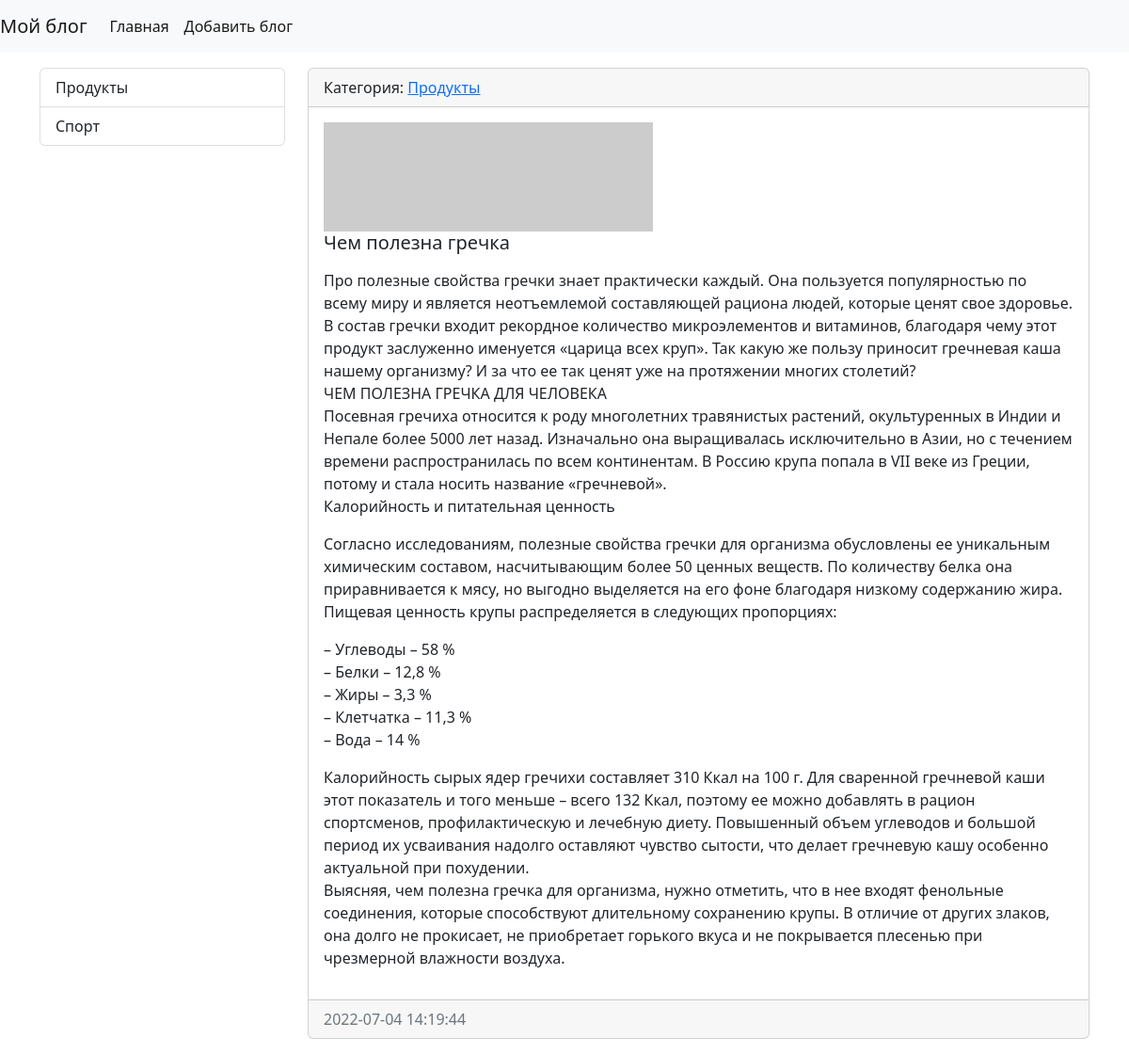
The page /blogs/9/ on the database its author committed.
### cool/models.py (models this page shows, shortened)
class Category(models.Model):
    title = models.CharField(
        max_length=100, db_index=True, verbose_name="Наименование категории"
    )
    def get_absolute_url(self):
        return reverse("category", kwargs={"category_id": self.pk})
    def __str__(self):
        return self.title
    class Meta:
        verbose_name = "Категория"
        verbose_name_plural = "Категории"
        ordering = ["title"]

class Blogs(models.Model):
    title = models.CharField(max_length=100, verbose_name="Наименование")
    content = models.TextField(blank=True, verbose_name="Контент")
    created_at = models.DateTimeField(auto_now_add=True, verbose_name="Создано")
    updated_at = models.DateTimeField(auto_now=True, verbose_name="Обновлено")
    photo = models.ImageField(
        upload_to="photos/%Y/%m/%d/", verbose_name="Фото", blank=True
    )
    is_published = models.BooleanField(default=True, verbose_name="Опубликовано")
    category = models.ForeignKey(
        "Category", on_delete=models.PROTECT, null=True, verbose_name="Категория"
    )
    class Meta:
        verbose_name = "Запись"
        verbose_name_plural = "Записи"
        ordering = ["-created_at"]

### cool/views.py (the view)
# urls.py: path("blogs/<int:pk>/", ViewBlogs.as_view(), name="view_blogs"),
class ViewBlogs(DetailView):
    model = Blogs
    context_object_name = "blogs_item"

### cool/templatetags/blogs_tags.py (called while the page is built)
@register.inclusion_tag("cool/list_categories.html")
def show_categories():
    categories = Category.objects.all()
    return {"categories": categories}

### cool/templates/cool/blogs_detail.html (shortened to what this page needs)
{% extends 'base.html' %}
{% block sidebar %}
{% include 'inc/_sidebar.html' %}
{% endblock sidebar %}
{% block content %}
<div class="card mb-3">
    <div class="card-header">
        Категория: <a href="{{ object.category.get_absolute.url }}" >{{ object.category }}</a>
    </div>
    <div class="card-body">
        <div class="media">
            {% if item.photo %}
            <img src="{{ blogs_item.photo.url }}" alt="" width="350">
            {% else %}
            <img src="https://picsum.photos/id/1060/350/235/?blur=2" alt="" width="350" class="mr-3">
            {% endif %}
            <div class="media-body">
                <h5 class="card-title">{{ blogs_item.title }}</h5>
                <p class="card-text">{{ blogs_item.content|safe|linebreaks }}</p>
            </div>
        </div>
    </div>
    <div class="card-footer text-muted">
        {{ blogs_item.created_at|date:"Y-m-d H:i:s" }}
    </div>
</div>
{% endblock content %}

### cool/templates/cool/list_categories.html
<div class="list-group">
    {% for item in categories %}
    <a href="{{ item.get_absolute_url }}" class="list-group-item list-group-item-action">{{ item.title }}</a>
    {% endfor %}
</div>

### rows shown on the page
Category: title "Продукты"
Category: title "Спорт"
Blogs: category "Продукты", title "Чем полезна гречка", content "Про полезные свойства гречки знает практически каждый. Она пользуется популярностью по всему миру и является неотъемлемой составляющей рациона людей, которые ценят свое здоровье. В состав гречки входит рекордное количество микроэлементов и витаминов, благодаря чему этот продукт заслуженно именуется «царица всех круп». Так какую же пользу приносит гречневая каша нашему организму? И за что ее так ценят уже на протяжении многих столетий? ЧЕМ ПОЛЕЗНА ГРЕЧКА ДЛЯ ЧЕЛОВЕКА Посевная гречиха относится к роду многолетних травянистых растений, окультуренных в Индии и Непале более 5000 лет назад. Изначально она выращивалась исключительно в Азии, но с течением времени распространилась по всем…", created_at "2022-07-04 14:19:44"
